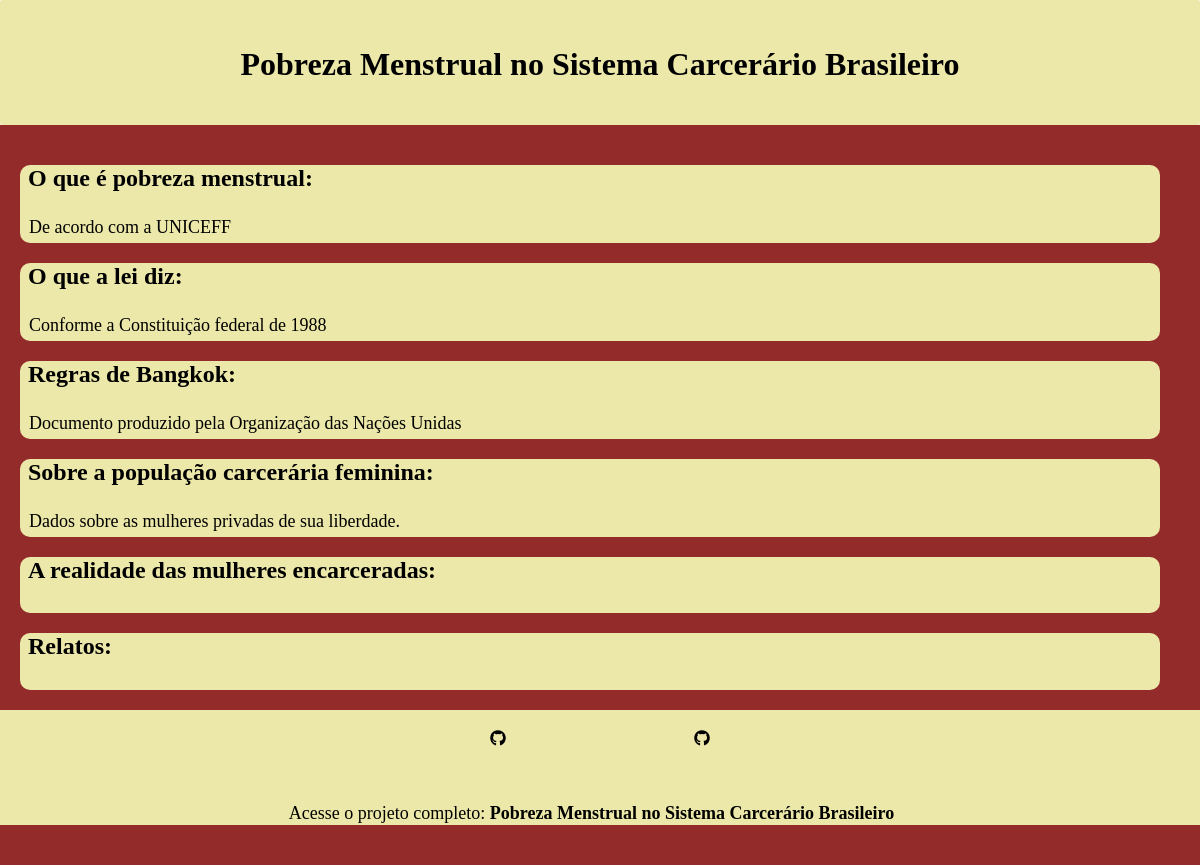
The app's page /, older data.
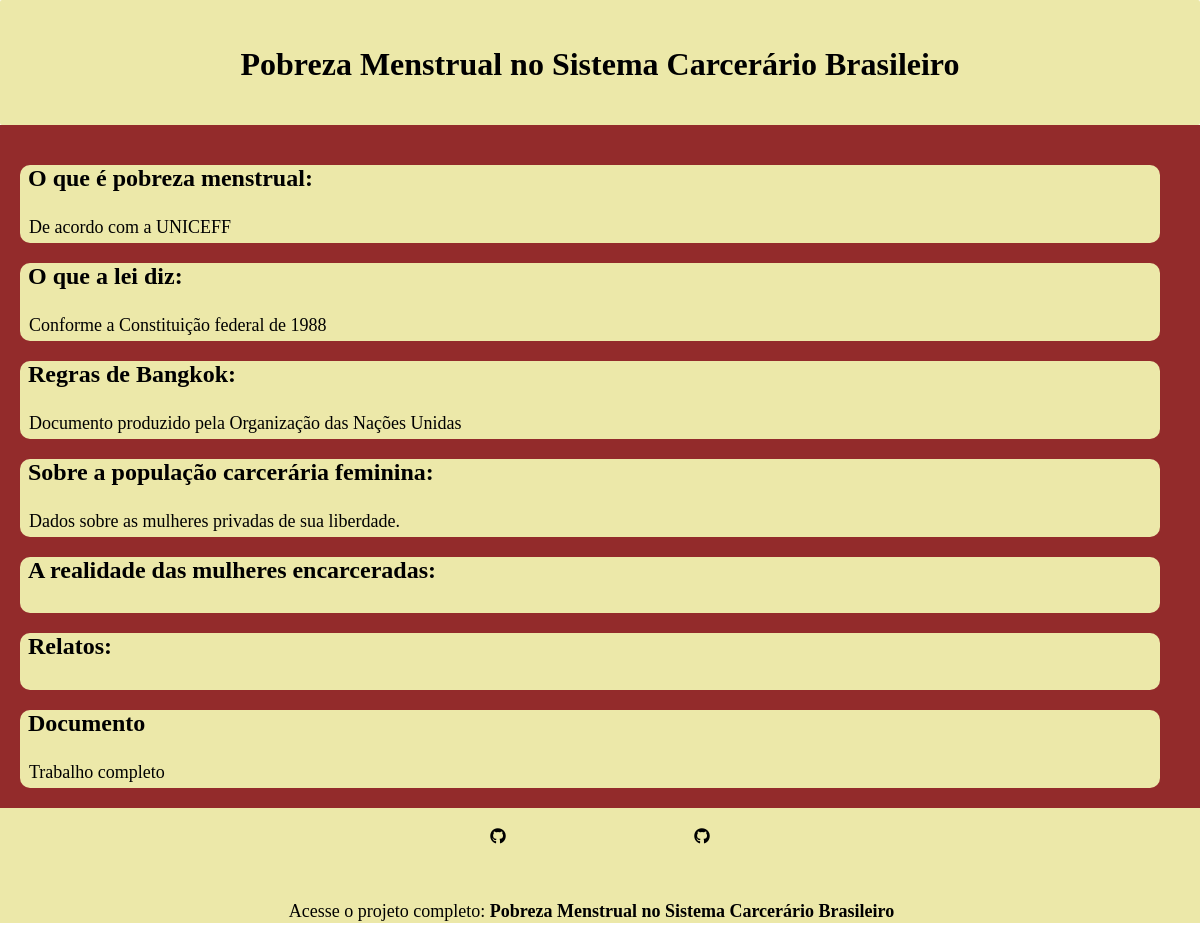
The same page, newer data.
### tables this page shows
CREATE TABLE `artigo` (
  `artigoid` int(11) NOT NULL,
  `titulo` varchar(60) NOT NULL,
  `subtitulo` varchar(100) DEFAULT NULL,
  `imgprincipal` blob NOT NULL,
  `texto` longtext NOT NULL,
  `autor` text DEFAULT NULL
);

### index.php (the view, shortened to what this page needs)
<?php
include_once 'conexao.php';
?>
 <link rel="stylesheet" href="style.css?t=<?php echo date('YmdHis').rand(1,999999)?>">
 <link rel="stylesheet" href="https://cdnjs.cloudflare.com/ajax/libs/font-awesome/6.0.0-beta3/css/all.min.css">
</head>
<body>
  <header>
  <h1 class="titulo">Pobreza Menstrual no Sistema Carcerário Brasileiro</h1>
  </header>
 <main id="index" class="container">
    <div class="row">
    <?php
    $sql = "SELECT * FROM artigo";
    $result = mysqli_query( $conexao, $sql );
    while($row = mysqli_fetch_array($result)){
    ?>
      <div class="block">
        <h2><a class = "cordolink" href="artigo.php?id=<?php echo $row['artigoid'];?>"><?php echo $row['titulo'];?></a></h2>
        <p href="artigo.php?id=<?php echo $row['artigoid'];?>"><?php echo $row['subtitulo'];?></p>
      </div>
      <?php
        }
      ?>
    </div>
    <footer>
    <a class="trabalho" href="https://github.com/annalialira" target="_blank"><i class="fa-brands fa-github"></i></a>
    <a class="trabalho" href="https://github.com/GiovannaPandolfo" target="_blank"><i class="fa-brands fa-github"></i></a>
    <p class="trabalho">Acesse o projeto completo: <a href="https://senacrsedu-my.sharepoint.com/:w:/g/personal/04446713078_senacrs_edu_br/ETS8ZVuFlMdBnrGr1kf4kSIBOkLrLVimdxusgHfzWuTmRQ?e=Pe5fn0" ><strong>Pobreza Menstrual no Sistema Carcerário Brasileiro</strong></a></p>
    </footer>
</body>

Row changes from the older to the newer data that the page shows:
added artigo: titulo "Documento", subtitulo "Trabalho completo"
